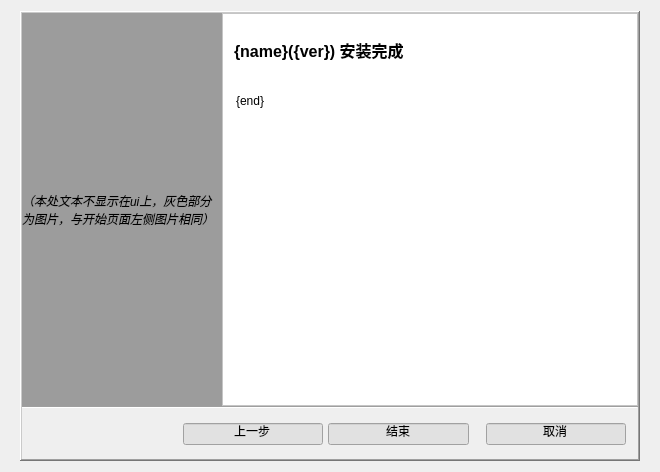
                     <widget class="QWidget" name="scrollAreaWidgetContents_10">
                      <property name="geometry">
                       <rect>
                        <x>0</x>
                        <y>-71</y>
                        <width>660</width>
                        <height>472</height>
                       </rect>
                      </property>
                      <layout class="QGridLayout" name="gridLayout_48">
                       <item row="0" column="0">
                        <widget class="QFrame" name="frame_20">
                         <property name="minimumSize">
                          <size>
                           <width>620</width>
                           <height>450</height>
                          </size>
                         </property>
                         <property name="maximumSize">
                          <size>
                           <width>620</width>
                           <height>450</height>
                          </size>
                         </property>
                         <property name="frameShape">
                          <enum>QFrame::WinPanel</enum>
                         </property>
                         <property name="frameShadow">
                          <enum>QFrame::Raised</enum>
                         </property>
                         <layout class="QGridLayout" name="gridLayout_49">
                          <property name="leftMargin">
                           <number>0</number>
                          </property>
                          <property name="topMargin">
                           <number>0</number>
                          </property>
                          <property name="rightMargin">
                           <number>0</number>
                          </property>
                          <property name="bottomMargin">
                           <number>0</number>
                          </property>
                          <property name="spacing">
                           <number>0</number>
                          </property>
                          <item row="0" column="2">
                           <widget class="QFrame" name="frame_21">
                            <property name="styleSheet">
                             <string notr="true">background-color: rgb(255, 255, 255);</string>
                            </property>
                            <property name="frameShape">
                             <enum>QFrame::StyledPanel</enum>
                            </property>
                            <property name="frameShadow">
                             <enum>QFrame::Raised</enum>
                            </property>
                            <layout class="QGridLayout" name="gridLayout_50">
                             <item row="2" column="1">
                              <widget class="QLabel" name="label_78">
                               <property name="sizePolicy">
                                <sizepolicy hsizetype="Preferred" vsizetype="Fixed">
                                 <horstretch>0</horstretch>
                                 <verstretch>0</verstretch>
                                </sizepolicy>
                               </property>
                               <property name="text">
                                <string/>
                               </property>
                              </widget>
                             </item>
                             <item row="3" column="1">
                              <widget class="QPlainTextEdit" name="ui_p5Text">
                               <property name="frameShape">
                                <enum>QFrame::NoFrame</enum>
                               </property>
                               <property name="lineWrapMode">
                                <enum>QPlainTextEdit::WidgetWidth</enum>
                               </property>
                               <property name="plainText">
                                <string>{end}</string>
                               </property>
                              </widget>
                             </item>
                             <item row="1" column="1">
                              <widget class="QLineEdit" name="ui_p5Title">
                               <property name="font">
                                <font>
                                 <family>Microsoft YaHei UI</family>
                                 <pointsize>12</pointsize>
                                 <weight>75</weight>
                                 <bold>true</bold>
                                </font>
                               </property>
                               <property name="text">
                                <string>{name}({ver}) 安装完成</string>
                               </property>
                               <property name="frame">
                                <bool>false</bool>
                               </property>
                               <property name="clearButtonEnabled">
                                <bool>false</bool>
                               </property>
                              </widget>
                             </item>
                             <item row="0" column="1">
                              <widget class="QLabel" name="label_79">
                               <property name="text">
                                <string/>
                               </property>
                              </widget>
                             </item>
                            </layout>
                           </widget>
                          </item>
                          <item row="1" column="0" colspan="3">
                           <widget class="Line" name="line_16">
                            <property name="orientation">
                             <enum>Qt::Horizontal</enum>
                            </property>
                           </widget>
                          </item>
                          <item row="2" column="0">
                           <widget class="QLabel" name="label_80">
                            <property name="text">
                             <string/>
                            </property>
                           </widget>
                          </item>
                          <item row="3" column="0" colspan="3">
                           <widget class="QWidget" name="widget_19" native="true">
                            <property name="sizePolicy">
                             <sizepolicy hsizetype="Preferred" vsizetype="Fixed">
                              <horstretch>0</horstretch>
                              <verstretch>0</verstretch>
                             </sizepolicy>
                            </property>
                            <layout class="QHBoxLayout" name="horizontalLayout_16">
                             <property name="spacing">
                              <number>5</number>
                             </property>
                             <property name="leftMargin">
                              <number>0</number>
                             </property>
                             <property name="topMargin">
                              <number>0</number>
                             </property>
                             <property name="rightMargin">
                              <number>0</number>
                             </property>
                             <property name="bottomMargin">
                              <number>0</number>
                             </property>
                             <item>
                              <spacer name="horizontalSpacer_15">
                               <property name="orientation">
                                <enum>Qt::Horizontal</enum>
                               </property>
                               <property name="sizeHint" stdset="0">
                                <size>
                                 <width>161</width>
                                 <height>20</height>
                                </size>
                               </property>
                              </spacer>
                             </item>
                             <item>
                              <widget class="QLineEdit" name="ui_p5Last">
                               <property name="styleSheet">
                                <string notr="true">background-color: rgb(225, 225, 225);</string>
                               </property>
                               <property name="text">
                                <string>上一步</string>
                               </property>
                               <property name="alignment">
                                <set>Qt::AlignCenter</set>
                               </property>
                              </widget>
                             </item>
                             <item>
                              <widget class="QLineEdit" name="ui_p5Finish">
                               <property name="styleSheet">
                                <string notr="true">background-color: rgb(225, 225, 225);</string>
                               </property>
                               <property name="text">
                                <string>结束</string>
                               </property>
                               <property name="alignment">
                                <set>Qt::AlignCenter</set>
                               </property>
                              </widget>
                             </item>
                             <item>
                              <widget class="QLabel" name="label_81">
                               <property name="text">
                                <string/>
                               </property>
                              </widget>
                             </item>
                             <item>
                              <widget class="QLineEdit" name="ui_p5Exit">
                               <property name="styleSheet">
                                <string notr="true">background-color: rgb(225, 225, 225);</string>
                               </property>
                               <property name="text">
                                <string>取消</string>
                               </property>
                               <property name="alignment">
                                <set>Qt::AlignCenter</set>
                               </property>
                              </widget>
                             </item>
                             <item>
                              <widget class="QLabel" name="label_82">
                               <property name="text">
                                <string/>
                               </property>
                              </widget>
                             </item>
                            </layout>
                           </widget>
                          </item>
                          <item row="4" column="0">
                           <widget class="QLabel" name="label_83">
                            <property name="text">
                             <string/>
                            </property>
                           </widget>
                          </item>
                          <item row="0" column="0" colspan="2">
                           <widget class="QWidget" name="widget_20" native="true">
                            <property name="minimumSize">
                             <size>
                              <width>200</width>
                              <height>0</height>
                             </size>
                            </property>
                            <property name="maximumSize">
                             <size>
                              <width>200</width>
                              <height>16777215</height>
                             </size>
                            </property>
                            <property name="styleSheet">
                             <string notr="true">background-color: rgb(156, 156, 156);</string>
                            </property>
                            <layout class="QVBoxLayout" name="verticalLayout_6">
                             <property name="spacing">
                              <number>0</number>
                             </property>
                             <property name="leftMargin">
                              <number>0</number>
                             </property>
                             <property name="topMargin">
                              <number>0</number>
                             </property>
                             <property name="rightMargin">
                              <number>0</number>
                             </property>
                             <property name="bottomMargin">
                              <number>0</number>
                             </property>
                             <item>
                              <widget class="QLabel" name="ui_p5Image">
                               <property name="font">
                                <font>
                                 <italic>true</italic>
                                </font>
                               </property>
                               <property name="text">
                                <string>（本处文本不显示在ui上，灰色部分为图片，与开始页面左侧图片相同）</string>
                               </property>
                               <property name="textFormat">
                                <enum>Qt::PlainText</enum>
                               </property>
                               <property name="scaledContents">
                                <bool>true</bool>
                               </property>
                               <property name="wordWrap">
                                <bool>true</bool>
                               </property>
                              </widget>
                             </item>
                            </layout>
                           </widget>
                          </item>
                         </layout>
                        </widget>
                       </item>
                      </layout>
                     </widget>
